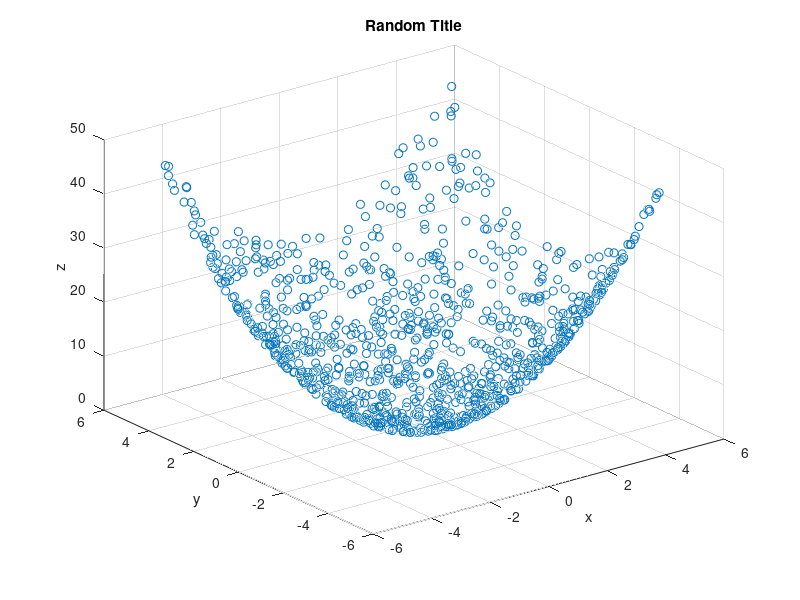

Recreate this plot in MATLAB.
% Generate random data in [-5, 5]

x = (rand(1000, 1) - 0.5) * 10;
y = (rand(1000, 1) - 0.5) * 10;

% Compute z (paraboloid)
z = x .^ 2 + y .^ 2

% Scatter in 3D
figure;
scatter3(x, y, z);
title("Random Title");
xlabel("x");
ylabel("y");
zlabel("z");
grid on;

